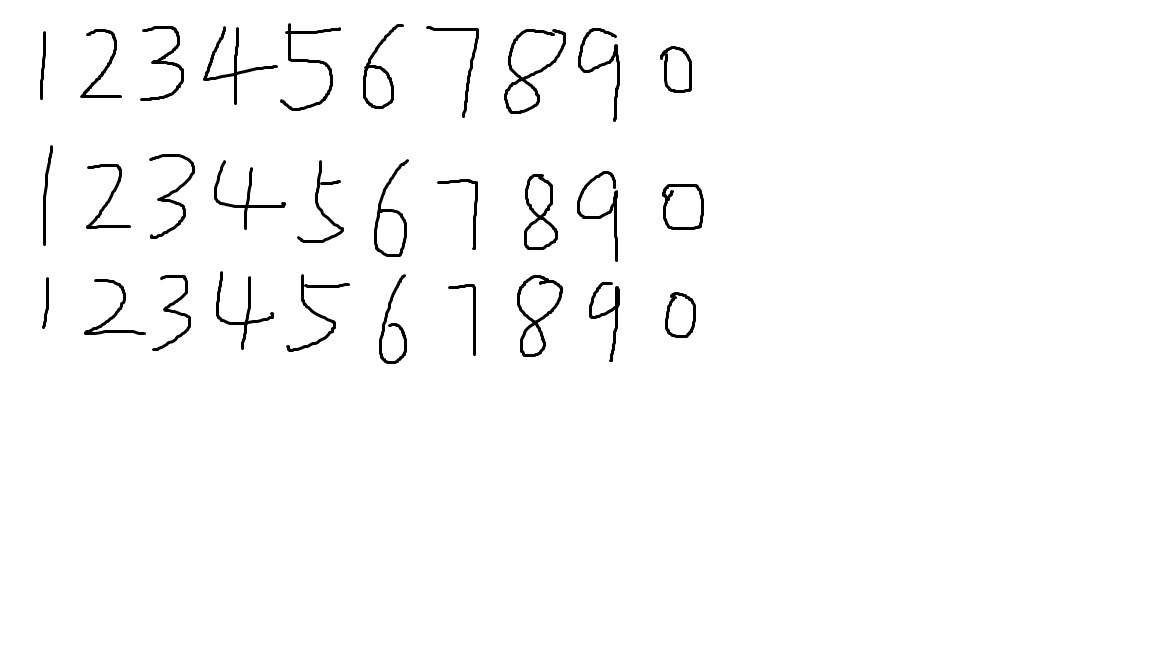
#> input picture edu.cn.main/img_recog/img/123456789012345678901234567890.jpg, 1152 x 648 px, found by its file name; its folder holds only this picture in this run
$ python trainer.py
#> lines starting #> are read from the running program, lines starting #| are printed output that depends on the picture; after the words box and inside, x2 and y2 are one past the last pixel; in counts of white or black regions, pixels touching at a corner belong together
#########################################
#
#
#########################################
from PIL import Image
import subprocess
import os
import numpy

#Steps to take before running:
#Set TESSDATA_PREFIX to correct directory
#Put image and box files together in the same directory
#Label each corresponding file with the same filenames

class TesseractTrainer():
	def __init__(self):
		self.languageName = "why4"
		self.fontName = "font"
		self.directory = "D:\IDE\JetBrains\pycharm workspace\cutByJieBa\edu.cn.main\img"
		self.trainingList = None
		self.boxList = None


	def runAll(self):
		self.createFontFile()
		self.cleanImages()
		self.renameFiles()
		self.extractUnicode()
		self.runShapeClustering()
		self.runMfTraining()
		self.runCnTraining()
		self.createTessData()

	def cleanImages(self):
		print("CLEANING IMAGES...")
		files = os.listdir(self.directory)

		for fileName in files:
			if fileName.endswith("jpg") or fileName.endswith("jpeg") or fileName.endswith("png"):
				image = Image.open(self.directory+"/"+fileName)
#> image is the input picture: PIL image 1152x648 RGB; min 0, max 255, mean 250
				#Set a threshold value for the image, and save
				image = image.point(lambda x: 0 if x<250 else 255)
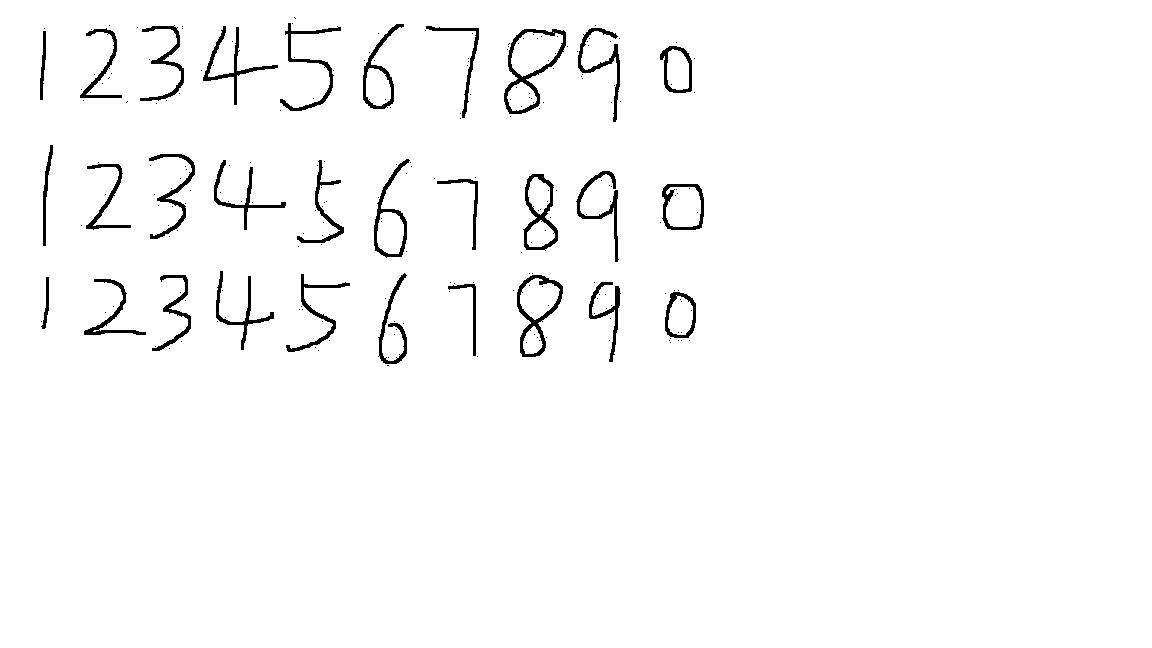
#> image: PIL image 1152x648 RGB; 97.7% white; 239 black regions (209 under 20 px), largest, box (x1, y1, x2, y2) and area: (504, 29, 566, 114) 1022, (517, 275, 563, 357) 881, (523, 174, 558, 251) 768
				(root, ext) = os.path.splitext(fileName)

				newFilePath = root+".tiff"
				image.save(self.directory+"/"+newFilePath)


	#Looks for box files, uses the box filename to find the corresponding
	#.tiff file. Renames all files with the appropriate "<language>.<font>.exp<N>" filename
	def renameFiles(self):
		files = os.listdir(self.directory)
		boxString = ""
		i = 0
		for fileName in files:
			if fileName.endswith(".box"):
				(root, ext) = os.path.splitext(fileName)
				tiffFile = self.languageName+"."+self.fontName+".exp"+str(i)+".tiff"
				boxFile = self.languageName+"."+self.fontName+".exp"+str(i)+".box"

				os.rename(self.directory+"/"+root+".tiff", self.directory+"/"+tiffFile)
				os.rename(self.directory+"/"+root+".box", self.directory+"/"+boxFile)
				boxString += " "+boxFile
				self.createTrainingFile(self.languageName+"."+self.fontName+".exp"+str(i))
				i += 1

		return boxString

	#Creates a training file for a single tiff/box pair
	#Called by renameFiles
	# [11 lines left out: function createTrainingFile, not called in this run]


	def extractUnicode(self):
		currentDir = os.getcwd()
		print("EXTRACTING UNICODE...")
		boxList = self.getBoxFileList()
		boxArr = boxList.split(" ")
		boxArr.insert(0, "unicharset_extractor")
		boxArr = [i for i in boxArr if i != '']
		os.chdir(self.directory)
		p = subprocess.Popen(boxArr)
		p.wait()
		os.chdir(currentDir)

	def createFontFile(self):
		currentDir = os.getcwd()
		os.chdir(self.directory)
		fname = self.directory+"/font_properties"
		with open(fname, 'w') as fout:
		    fout.write(self.fontName+" 0 0 0 0 0")
		os.chdir(currentDir)

	# [69 lines left out: functions runShapeClustering, runMfTraining, runCnTraining, createTessData, not called in this run]


	def getBoxFileList(self):
		if self.boxList is not None:
			return self.boxList
		self.boxList = ""
		files = os.listdir(self.directory)
		commandString = "unicharset_extractor"
		filesFound = False

		for fileName in files:
			if fileName.endswith(".box"):
				filesFound = True
				self.boxList += " "+fileName

		if not filesFound:
			self.boxList = None
		return self.boxList

	#Retrieve a list of created training files, caches
	#the list, so this only needs to be done once.
	# [18 lines left out: function getTrainingFileList, not called in this run]


trainer = TesseractTrainer()
#> (the run stopped early here; a loop or call above may not have finished)
